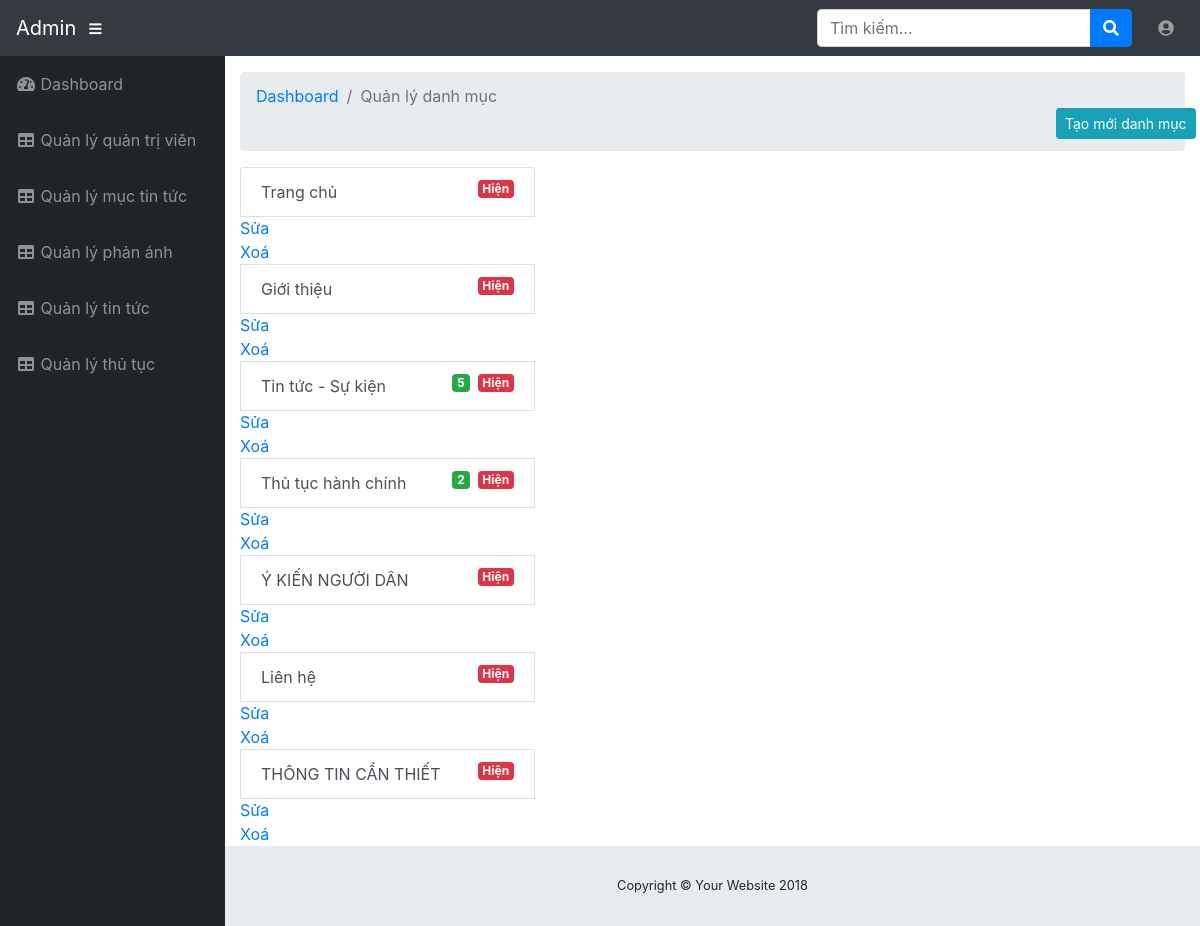
Page /admin.php?controller=Admin&&action=qldm (signed in) on the committed database.
### tables this page shows
CREATE TABLE `danhmuc` (
  `idDM` int(6) NOT NULL,
  `TenDM` varchar(255) NOT NULL,
  `ThuTu` int(11) NOT NULL,
  `TrangThai` int(2) NOT NULL
);

### Models/AdminModel.php (called while the page is built, shortened)
<?php
class AdminModel extends Model{
	private $result=null;
	public function execute($sql)
	{
		$con=$this->connect();
		$this->result=$con->query($sql);
		return $this->result;
	}
	public function getData()
	{
		if($this->result){
			$data=mysqli_fetch_array($this->result);
		}
		else{
			$data=0;
		}
		return $data;
	}
	public function getAllDataOrderBy($table,$id)
	{
		$sql="SELECT * FROM $table ORDER BY $id";
		$this->execute($sql);
		if($this->num_rows()==0){
			$data=0;
		}
		else
		{
			while($datas = $this->getData()){
				$data[]=$datas;
			}
		}
		return $data;
	}
	public function num_rows()
	{
		if($this->result){
			$num=mysqli_num_rows($this->result);
		}
		else
		{
			$num=0;
		}
		return $num;
	}
	public function dem($table,$id){
		$sql="SELECT $id,COUNT(*) AS SoLuong FROM $table GROUP BY $id";
		$this->execute($sql);
		if($this->num_rows()==0){
			$data=0;
		}
		else
		{
			while($datas = $this->getData()){
				$data[]=$datas;
			}
		}
		return $data;
	}
}
?>

### Views/admin/quanlydm.php (the view, shortened to what this page needs)
<!DOCTYPE html>
<html lang="en">
<head>
	<link href="./resources/css/bootstrap.min.css" rel="stylesheet">
	<link href="./resources/font/fontawesome-free/css/all.min.css" rel="stylesheet" type="text/css">
	<link href="./resources/datatables/dataTables.bootstrap4.css" rel="stylesheet">
	<link href="./resources/css/sb-admin.css" rel="stylesheet">
</head>
<body id="page-top">
	<nav class="navbar navbar-expand navbar-dark bg-dark static-top">
		<a class="navbar-brand mr-1" href="#">Admin</a>
		<button class="btn btn-link btn-sm text-white order-1 order-sm-0" id="sidebarToggle" href="#">
			<i class="fas fa-bars"></i>
		</button>
		<form class="d-none d-md-inline-block form-inline ml-auto mr-0 mr-md-3 my-2 my-md-0">
			<div class="input-group">
				<input type="text" class="form-control" placeholder="Tìm kiếm..." aria-label="Search"
					aria-describedby="basic-addon2">
				<div class="input-group-append">
					<button class="btn btn-primary" type="button">
						<i class="fas fa-search"></i>
					</button>
				</div>
			</div>
		</form>
		<ul class="navbar-nav ml-auto ml-md-0">
			<li class="nav-item dropdown no-arrow">
				<a class="nav-link dropdown-toggle" href="#" id="userDropdown" role="button" data-toggle="dropdown"
					aria-haspopup="true" aria-expanded="false">
					<i class="fas fa-user-circle fa-fw"></i>
				</a>
			</li>
		</ul>
	</nav>
	<div id="wrapper">
		<?php include('menu.php'); ?>
		<div id="content-wrapper">
			<div class="container-fluid">
				<ol class="breadcrumb">
					<li class="breadcrumb-item">
						<a href="">Dashboard</a>
					</li>
					<li class="breadcrumb-item active">Quản lý danh mục</li>
					<a href="?controller=Admin&&action=themdm" class="btn btn-info btn-sm float-right"
						style="margin-left: 800px;">Tạo mới danh mục</a>
				</ol>
				<div class="row">
					<div class="col-4">
						<div class="list-group" id="list-tab" role="tablist">
							<?php
												 foreach ($data as $value) {
													?>
							<a class="list-group-item list-group-item-action" id="list-home-list" data-toggle="list"
								href="#list-<?php echo $value['idDM'] ?>" role="tab"
								aria-controls="<?php echo $value['idDM'] ?>"><?php echo $value['TenDM'] ?>
								<span
									class="badge badge-danger float-right ml-2"><?php if ($value['TrangThai'==1]) echo 'Hiện'; else echo 'Ẩn'; ?></span>
								<?php
												 foreach ($data2 as $value2) {
													 if ($value['idDM']==$value2['idDM']) {
													?>
								<span class="badge badge-success float-right"><?php echo $value2['SoLuong'] ?></span>
								<?php }}?>
							</a>
							<a href="?controller=Admin&action=suadm&id=<?php echo $value['idDM']; ?>"
								class="float-left">Sửa</a>
							<a href="?controller=Admin&action=xoadm&id=<?php echo $value['idDM']; ?>"
								class="float-left">Xoá</a>
							<?php }?>
						</div>
					</div>
					<div class="col-8">
					</div>
				</div>
			</div>
			<footer class="sticky-footer">
				<div class="container my-auto">
					<div class="copyright text-center my-auto">
						<span>Copyright © Your Website 2018</span>
					</div>
				</div>
			</footer>
		</div>
	</div>
</body>
</html>

### resources/css/sb-admin.css (style rules this page uses)
html { position: relative; min-height: 100%; }
body { height: 100%; }
#wrapper { display: -webkit-box; display: -ms-flexbox; display: flex; }
#wrapper #content-wrapper { overflow-x: hidden; width: 100%; padding-top: 1rem; padding-bottom: 80px; }
.navbar-nav .nav-item.dropdown .dropdown-toggle::after { width: 1rem; text-align: center; float: right; vertical-align: 0; border: 0; font-weight: 900; content: '\f105'; font-family: 'Font Awesome 5 Free'; }
.navbar-nav .nav-item.dropdown.no-arrow .dropdown-toggle::after { display: none; }
:root { --input-padding-x: 0.75rem; --input-padding-y: 0.75rem; }
footer.sticky-footer { display: -webkit-box; display: -ms-flexbox; display: flex; position: absolute; right: 0; bottom: 0; width: calc(100% - 90px); height: 80px; background-color: #e9ecef; }
footer.sticky-footer .copyright { line-height: 1; font-size: 0.8rem; }
@media (min-width: 768px) { footer.sticky-footer { width: calc(100% - 225px); } }

### rows in the picture
danhmuc: TenDM "Trang chủ", shows "Hiện"
danhmuc: TenDM "Giới thiệu", shows "Hiện"
danhmuc: TenDM "Tin tức - Sự kiện", shows "Hiện", SoLuong "5"
danhmuc: TenDM "Thủ tục hành chính", shows "Hiện", SoLuong "2"
danhmuc: TenDM "Ý KIẾN NGƯỜI DÂN", shows "Hiện"
danhmuc: TenDM "Liên hệ", shows "Hiện"
danhmuc: TenDM "THÔNG TIN CẦN THIẾT", shows "Hiện"
